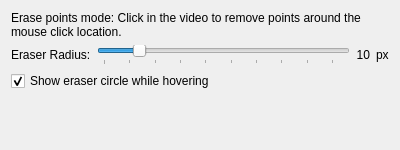
<?xml version="1.0" encoding="UTF-8"?>
<ui version="4.0">
 <class>LineEraseSelectionWidget</class>
 <widget class="QWidget" name="LineEraseSelectionWidget">
  <property name="geometry">
   <rect>
    <x>0</x>
    <y>0</y>
    <width>400</width>
    <height>150</height>
   </rect>
  </property>
  <property name="windowTitle">
   <string>Form</string>
  </property>
  <layout class="QVBoxLayout" name="verticalLayout">
   <item>
    <widget class="QLabel" name="descriptionLabel">
     <property name="text">
      <string>Erase points mode: Click in the video to remove points around the mouse click location.</string>
     </property>
     <property name="wordWrap">
      <bool>true</bool>
     </property>
    </widget>
   </item>
   <item>
    <layout class="QHBoxLayout" name="horizontalLayout">
     <item>
      <widget class="QLabel" name="radiusLabel">
       <property name="text">
        <string>Eraser Radius:</string>
       </property>
      </widget>
     </item>
     <item>
      <widget class="QSlider" name="radiusSlider">
       <property name="minimum">
        <number>3</number>
       </property>
       <property name="maximum">
        <number>50</number>
       </property>
       <property name="value">
        <number>10</number>
       </property>
       <property name="orientation">
        <enum>Qt::Horizontal</enum>
       </property>
       <property name="tickPosition">
        <enum>QSlider::TicksBelow</enum>
       </property>
       <property name="tickInterval">
        <number>5</number>
       </property>
      </widget>
     </item>
     <item>
      <widget class="QLabel" name="radiusValueLabel">
       <property name="minimumWidth">
        <number>25</number>
       </property>
       <property name="text">
        <string>10</string>
       </property>
       <property name="alignment">
        <set>Qt::AlignRight|Qt::AlignTrailing|Qt::AlignVCenter</set>
       </property>
      </widget>
     </item>
     <item>
      <widget class="QLabel" name="pixelLabel">
       <property name="text">
        <string>px</string>
       </property>
      </widget>
     </item>
    </layout>
   </item>
   <item>
    <widget class="QCheckBox" name="showCircleCheckbox">
     <property name="text">
      <string>Show eraser circle while hovering</string>
     </property>
     <property name="checked">
      <bool>true</bool>
     </property>
    </widget>
   </item>
   <item>
    <spacer name="verticalSpacer">
     <property name="orientation">
      <enum>Qt::Vertical</enum>
     </property>
     <property name="sizeHint" stdset="0">
      <size>
       <width>20</width>
       <height>40</height>
      </size>
     </property>
    </spacer>
   </item>
  </layout>
 </widget>
 <resources/>
 <connections/>
</ui> 
